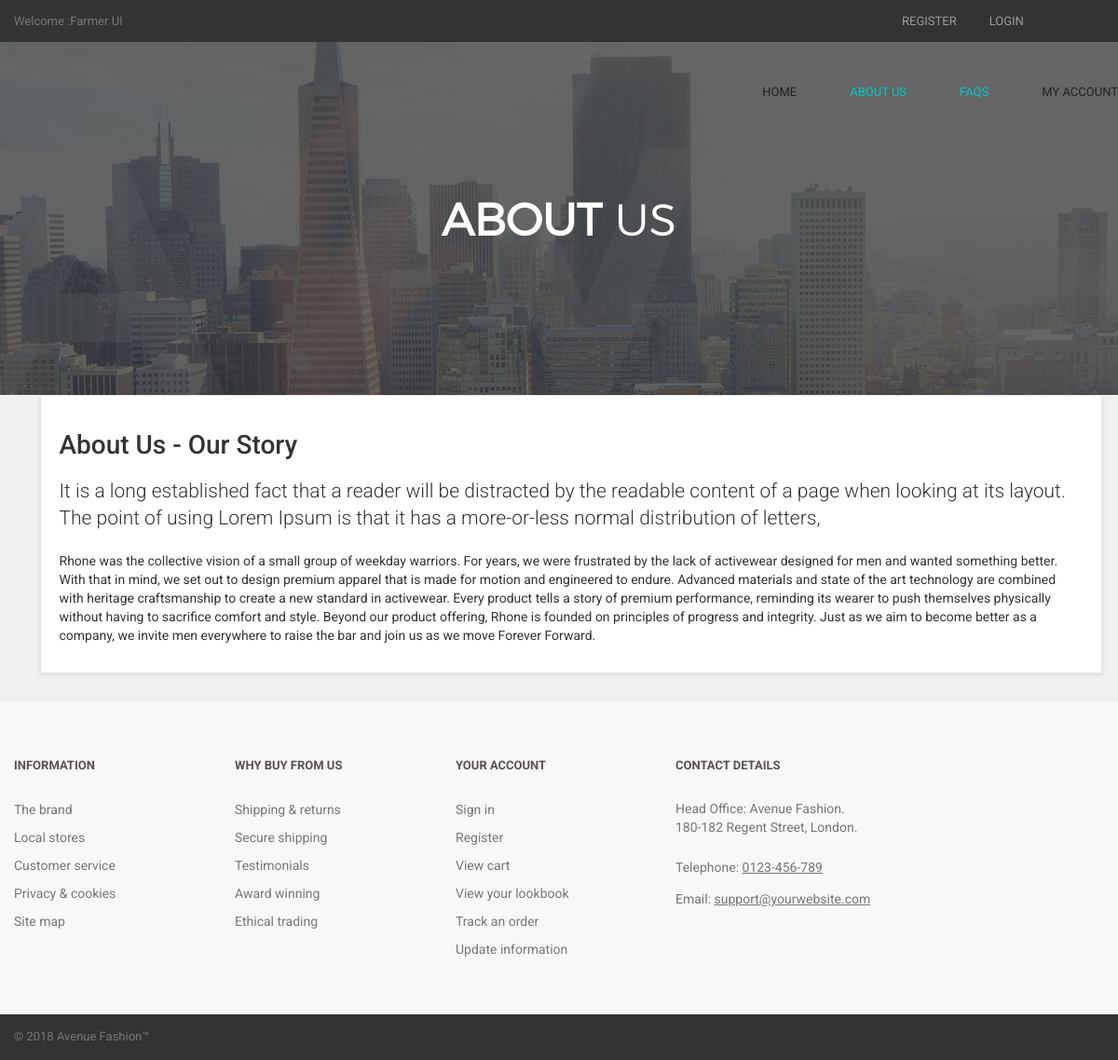
Page /about.php on the committed database.
### tables this page shows
CREATE TABLE `about_us` (
  `about_id` int(10) NOT NULL,
  `about_heading` text NOT NULL,
  `about_short_desc` text NOT NULL,
  `about_desc` text NOT NULL
);

### about.php (the view, shortened to what this page needs)
<?php
include("includes/db.php");
include("includes/header.php");
include("includes/main.php");
?>
  <main>
    <div class="nero">
      <div class="nero__heading">
        <span class="nero__bold">About</span> us
      </div>
    </div>
  </main>
<div id="content" >
<div class="container" >
<div class="col-md-12" >
<div class="box" >
<?php
$get_about_us = "select * from about_us";
$run_about_us = mysqli_query($con,$get_about_us);
$row_about_us = mysqli_fetch_array($run_about_us);
$about_heading = $row_about_us['about_heading'];
$about_short_desc = $row_about_us['about_short_desc'];
$about_desc = $row_about_us['about_desc'];
?>
<h1> <?php echo $about_heading; ?> </h1>
<p class="lead"> <?php echo $about_short_desc; ?> </p>
<p> <?php echo $about_desc; ?> </p>
</div>
</div>
</div>
</div>
<?php
include("includes/footer.php");
?>
</body>
</html>

### styles/backend.css (style rules this page uses)
html { font-family: "Roboto", Helvetica, Arial, sans-serif; line-height: 1.15; -ms-text-size-adjust: 100%; -webkit-text-size-adjust: 100% }
body { margin: 0 }
h1 { font-size: 2em; margin: .67em 0 }
figcaption, figure, main { display: block }
html { box-sizing: border-box }
body { min-width: 1190px; font-family: Montserrat, sans-serif; font-weight: 400; background-color: white; }
.container { width: 1170px; margin: 0 auto }
.nero { padding-top: 160px; padding-bottom: 140px; font-family: 'montserratlight', sans-serif; text-align: center; text-transform: uppercase; color: #FFF; background: #666 url("../images/banner-ave.jpg") no-repeat; background-size: cover; background-position: center; }
.nero__heading { font-size: 48px; }
.nero__bold { font-weight: 700; }

### styles/style.css (style rules this page uses)
body { font-family: "Roboto", Helvetica, Arial, sans-serif; font-size: 14px; line-height: 1.42857143; color: #333333; background-color: #f0f0f0; overflow-x: hidden; }
.box { background: #fff; margin: 0 0 30px; border: solid 1px #e6e6e6; box-sizing: border-box; padding:20px; box-shadow: 0 1px 5px rgba(0, 0, 0, 0.1); }
#content { padding-left:25px; }

### rows in the picture
about_us: about_heading "About Us - Our Story", about_short_desc "It is a long established fact that a reader will be distracted by the readable content of a page when looking at its layout. The point of using Lorem Ipsum is that it has a more-or-less normal distribution of letters,", about_desc "Rhone was the collective vision of a small group of weekday warriors. For years, we were frustrated by the lack of activewear designed for men and wanted something better. With that in mind, we set out to design premium apparel that is made for motion and engineered to endure. Advanced materials and state of the art technology are combined with heritage craftsmanship to create a new standard in activewear. Every product tells a story of premium performance, reminding its wearer to push themselves physically without having to sacrifice comfort and style. Beyond our product offering, Rhone is founded on principles of progress and integrity. Just as we aim to become better as a company, we…"
